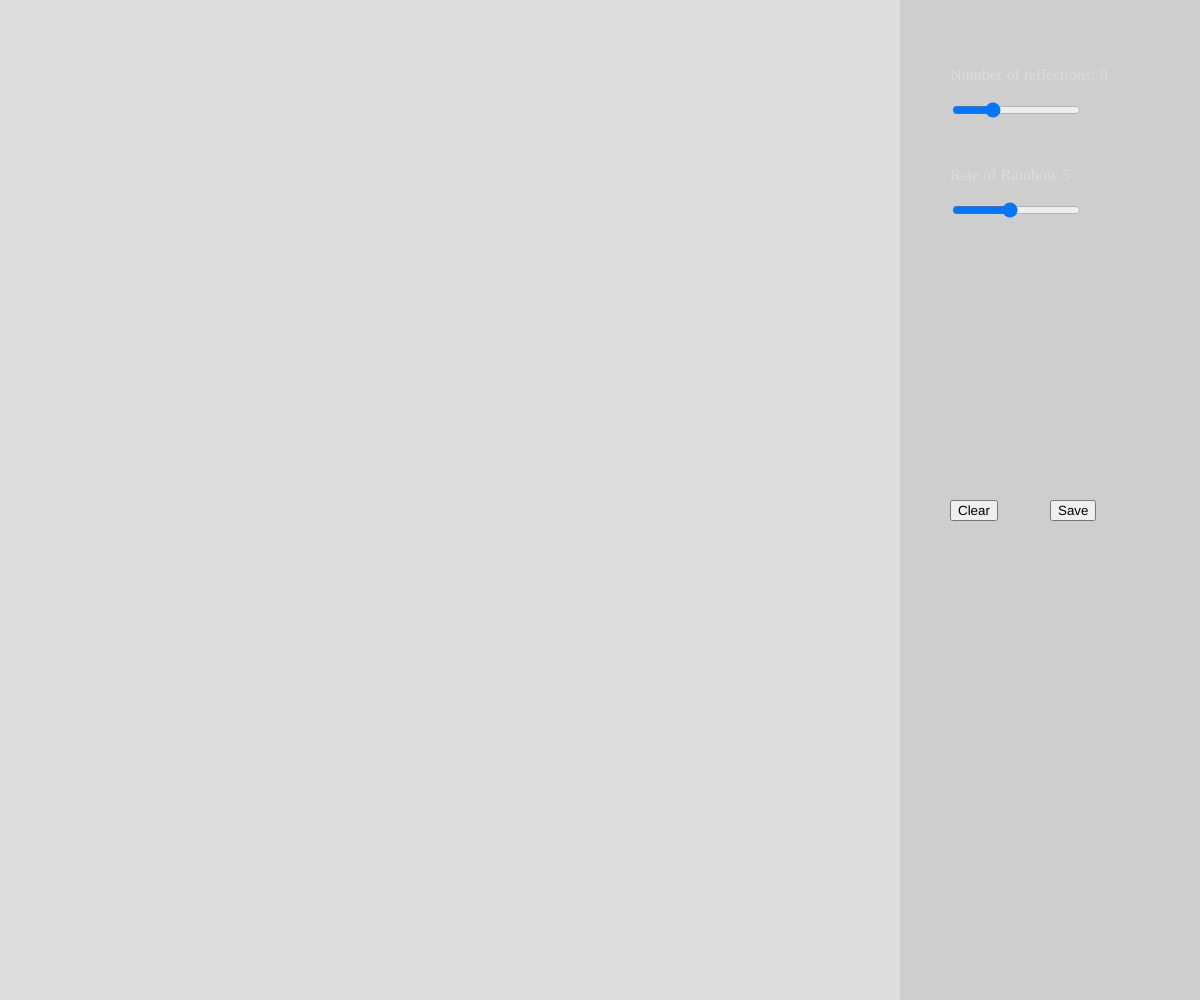
Frame 1 (no input)
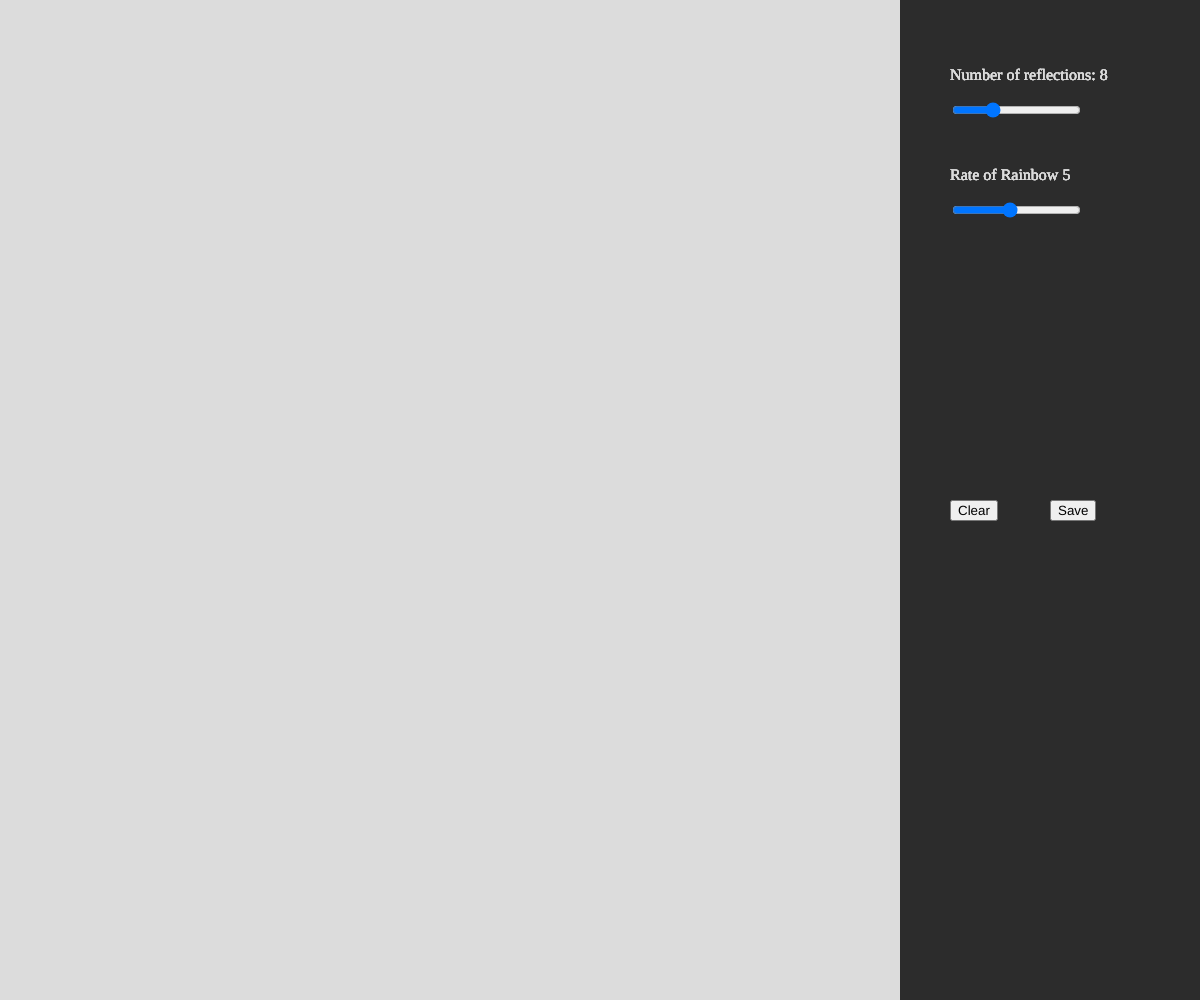
Frame 60 (no input)
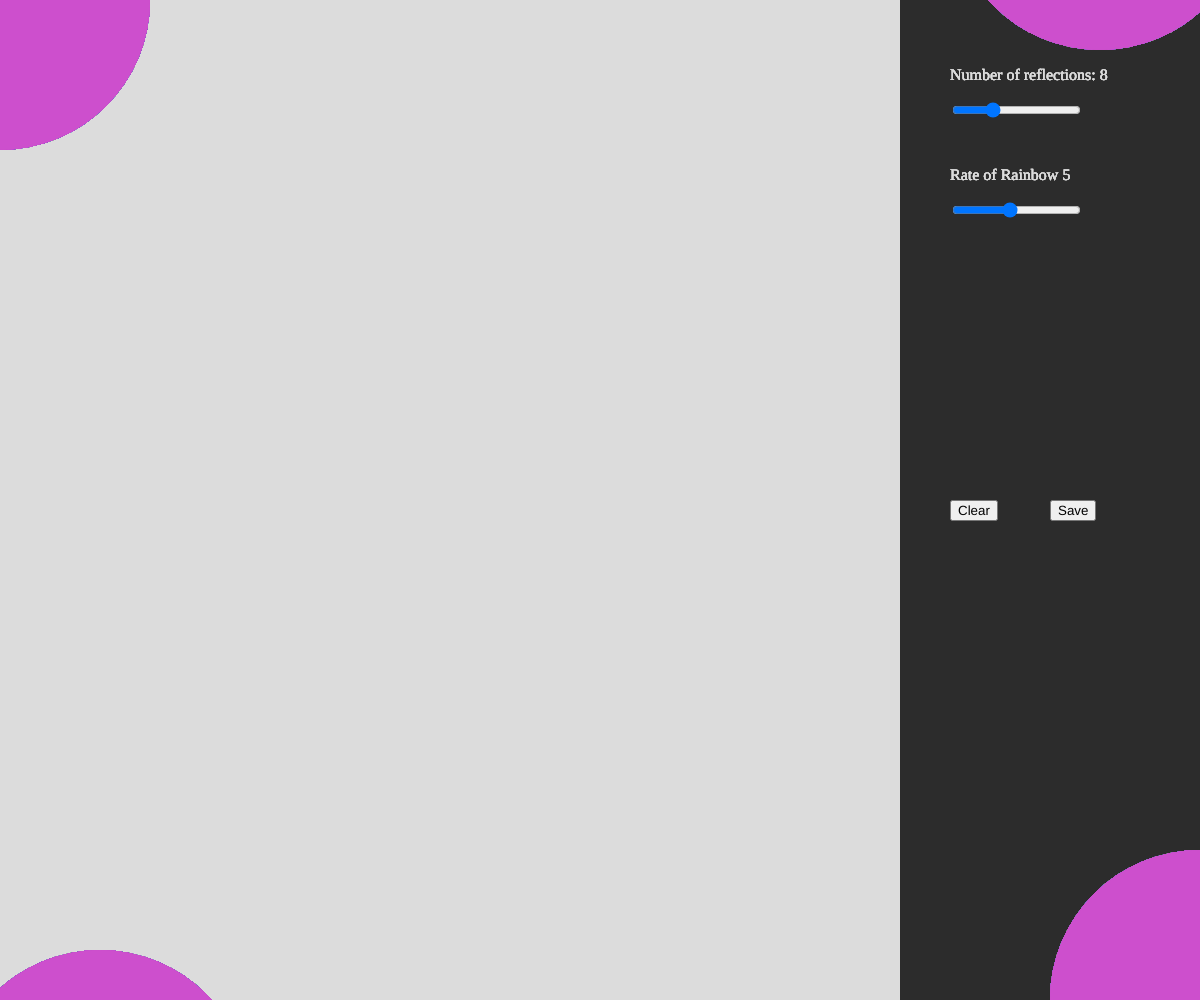
Frame 120 (the mouse pressed at the canvas centre since frame 60)

The p5.js sketch that drew these frames (run headless with seeded random() and noise() and a simulated clock; from frame 60 on, the mouse is pressed at the canvas centre):

// p5.js sketch
// ── sketch.js
var hue;
var rainbow = true;
var rate;
var radius;

function setup() {
  createCanvas(windowWidth, windowHeight);
  background(220);
  smooth();
  hue = 0;

  radius = createSlider(3, 20, 8);
  radius.position(windowWidth - 250, 100);

  rate = createSlider(1, 10, 5);
  rate.position(windowWidth - 250, 200);

  button = createButton('Clear');
  button.position(windowWidth - 250, 500);

  button = createButton('Save');
  button.position(windowWidth - 150, 500);

}


function draw() {

  //rainbow brush
  if (mouseIsPressed == true) {
    if (rainbow) {
      if (hue > 360) {
        hue = 0;
      } else {
        hue += rate.value();
      }
    }
    colorMode(HSL, 360);
    noStroke();
    fill(hue, 200, 200);

    // reflector
    translate(width / 2, height / 2);
    for (var i = 0; i < radius.value(); i++) {
      push();
      translate(0, 0);
      rotate(TWO_PI * i / radius.value());
      ellipse(mouseX, mouseY, mouseX / 2, mouseX / 2);
      ellipse(pmouseX, pmouseY, pmouseX / 2, pmouseX / 2);
      pop();
    }
  }

  noStroke();
  fill(47, 47, 47, 20)
  rect(windowWidth - 300, 0, 300, windowHeight)
  fill(220);
  textSize(16);
  textFont('Azo Sans Regular');
  text('Number of reflections: ' + radius.value(), windowWidth - 250, 80);
  text('Rate of Rainbow ' + rate.value(), windowWidth - 250, 180);


}
